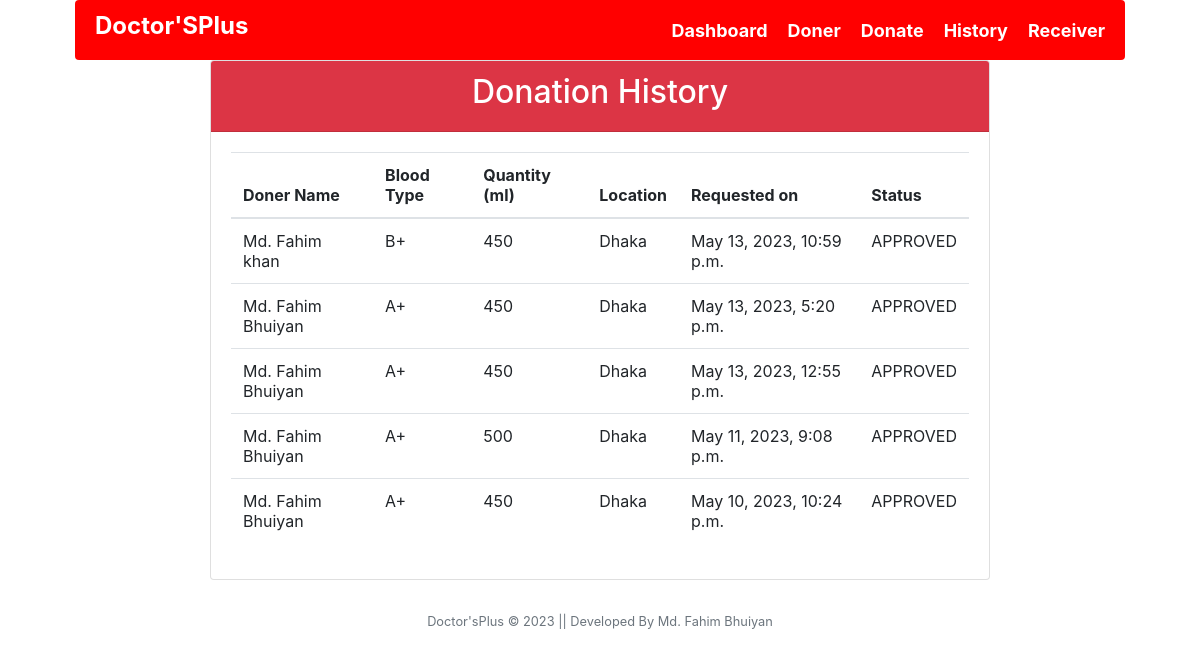
/patient/donation/requests/ (signed in), run on the app's committed database.
### patient/models.py (models this page shows)
class DonationRequest(models.Model):
    doner_name = models.CharField(max_length=50, blank=True)
    user = models.ForeignKey(User, on_delete=models.CASCADE)
    blood_group = models.CharField(max_length=3, choices=BLOOD_GROUPS)
    units_required = models.PositiveIntegerField()
    location = models.CharField(max_length=200)
    contact_number = models.CharField(max_length=20)
    is_approved = models.CharField(default='PANDING', max_length=8, choices=APPROVED)
    created_at = models.DateTimeField(auto_now_add=True)

### patient/views.py (the view)
# urls.py: path('donation/requests/', views.view_donation_requests, name='view_donation_requests'),
@login_required
def view_donation_requests(request):
    donation_requests = DonationRequest.objects.filter(
        user=request.user).order_by('-created_at')
    return render(request, 'bloodbank/view_donation_requests.html', {'requests': donation_requests})

### Templates/bloodbank/view_donation_requests.html (shortened to what this page needs)
{% load static %}
<html lang="en">
<head>
    <link rel="stylesheet" href="https://maxcdn.bootstrapcdn.com/bootstrap/4.0.0/css/bootstrap.min.css">
</head>
{% include "bloodbank/navbar.html" %}
<body>
<div class="container mb-4">
  <div class="row justify-content-center">
    <div class="col-md-9">
      <div class="card">
        <div class="card-header bg-danger text-white">
          <h2 class="text-center">Donation History</h2>
        </div>
        <div class="card-body">
          <table class="table">
            <thead>
              <tr>
                <th scope="col">Doner Name</th>
                <th scope="col">Blood Type</th>
                <th scope="col">Quantity (ml)</th>
                <th scope="col">Location </th>
                <th scope="col">Requested on</th>
                <th scope="col">Status</th>
              </tr>
            </thead>
            <tbody>
              {% for request in requests %}
              <tr>
                <td>{{ request.doner_name }}</td>
                <td>{{ request.blood_group }}</td>
                <td>{{ request.units_required }}</td>
                <td>{{request.location}}</td>
                <td>{{ request.created_at }}</td>
                <td>{{ request.is_approved }}</td>
              </tr>
              {% empty %}
              <tr>
                <td colspan="6">No donation requests found.</td>
              </tr>
              {% endfor %}
            </tbody>
          </table>
        </div>
      </div>
    </div>
  </div>
</div>
{% include "Home/footer.html" %}
</body>
</html>

### Templates/bloodbank/navbar.html (style rules this page uses)
.container { width: 90% }

### data on the page
DonationRequest: doner_name "Md. Fahim khan", blood_group "B+", units_required "450", location "Dhaka", created_at "May 13, 2023, 10:59 p.m.", is_approved "APPROVED"
DonationRequest: doner_name "Md. Fahim Bhuiyan", blood_group "A+", units_required "450", location "Dhaka", created_at "May 13, 2023, 5:20 p.m.", is_approved "APPROVED"
DonationRequest: doner_name "Md. Fahim Bhuiyan", blood_group "A+", units_required "450", location "Dhaka", created_at "May 13, 2023, 12:55 p.m.", is_approved "APPROVED"
DonationRequest: doner_name "Md. Fahim Bhuiyan", blood_group "A+", units_required "500", location "Dhaka", created_at "May 11, 2023, 9:08 p.m.", is_approved "APPROVED"
DonationRequest: doner_name "Md. Fahim Bhuiyan", blood_group "A+", units_required "450", location "Dhaka", created_at "May 10, 2023, 10:24 p.m.", is_approved "APPROVED"
